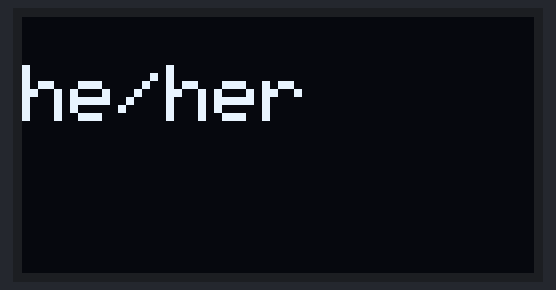
Bench run of a sketch on a simulated Arduino Uno, built with avr-gcc and run on an emulated ATmega328P. On the bench: 128×64 one-colour display. Random numbers use the default seed unless the sketch sets one.

Above: at 0.1 s.
At 6.3 s:
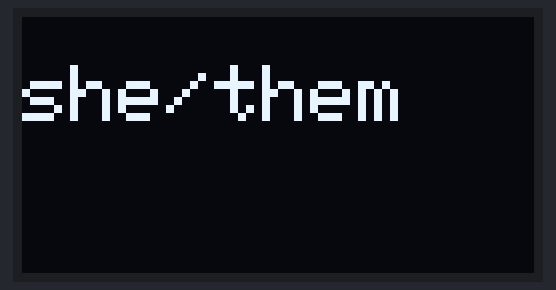
At 14.4 s:
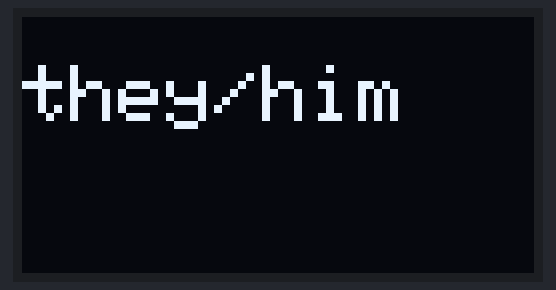
At 16.8 s:
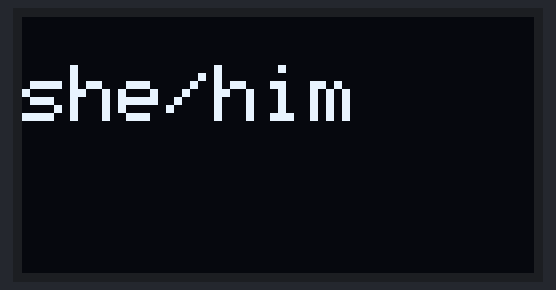
At 25.2 s:
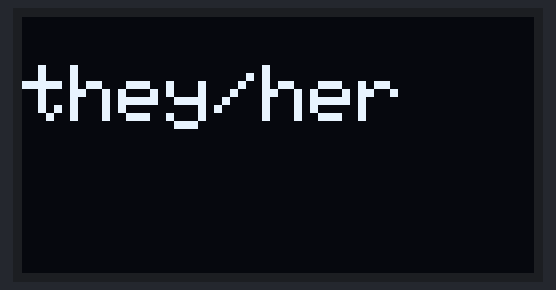
At 35.1 s:
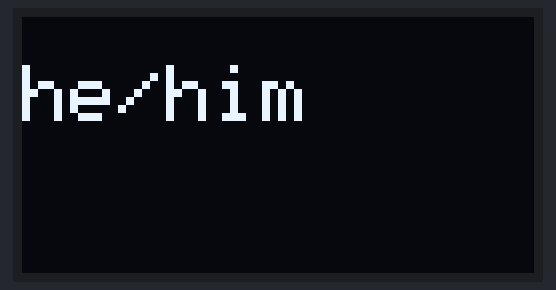

Measured:
- what the display in image 1 shows lasts 8.1 s, from 6.2 s to 14.3 s
- what the display in image 2 shows lasts 2.5 s, from 14.3 s to 16.8 s
- what the display in image 3 shows lasts 8.3 s, from 16.8 s to 25.1 s
- what the display in image 4 shows lasts 7.7 s, from 25.1 s to 32.8 s
- what the display in image 5 shows lasts 3.5 s, from 35.1 s to 38.6 s

The sketch:

subject_object.ino
```cpp
#include <SPI.h>
#include <Wire.h>
#include <Adafruit_GFX.h>
#include <Adafruit_SSD1306.h>

#define OLED_RESET 3
Adafruit_SSD1306 display(OLED_RESET);

int randomNumber;


  String subject;
  String object;


void setup() {
  randomSeed(analogRead(A0));

  display.begin(SSD1306_SWITCHCAPVCC, 0x3C);
  display.setTextSize(2);
  display.setTextColor(WHITE);

}


void loop() {

  randomNumber = random(0,3);
  if (randomNumber % 3 == 0) {
    subject = "they";
  }
  if (randomNumber % 3 == 1) {
    subject = "she";
  }
  if (randomNumber % 3 == 2) {
    subject = "he";
  }
  randomNumber = random(0,3);
  if (randomNumber % 3 == 0) {
    object = "them";
  }
  if (randomNumber % 3 == 1) {
    object = "her";
  }
  if (randomNumber % 3 == 2) {
    object = "him";
  }
  display.clearDisplay();
  display.setCursor(0,12);
  display.println(subject + "/" + object);
  display.display();
  delay(random(2000,10001));
}
```
